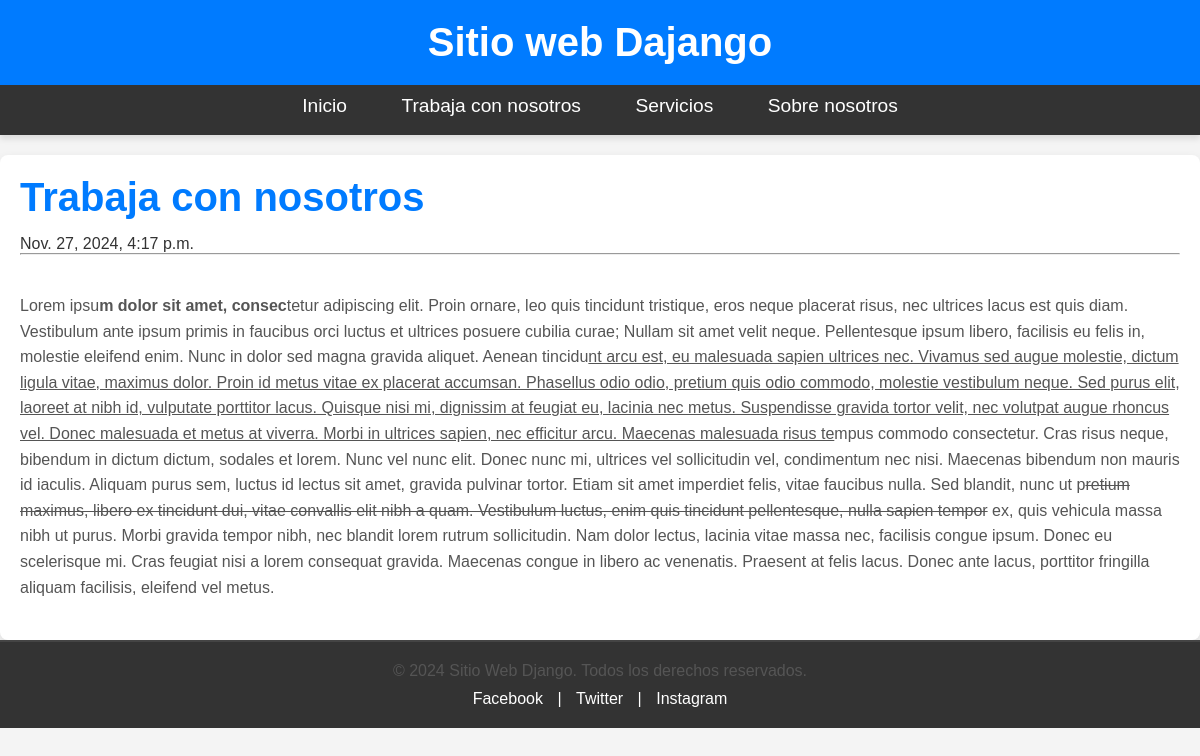
Screenshot of /pagina/trabaja-con-nosotros/ with the database file from the repository.
### pages/models.py (models this page shows, shortened)
class Page(models.Model):
    title = models.CharField(max_length=50, verbose_name='Titulo')
    content = RichTextField(verbose_name='Contenido')
    slug =  models.CharField(unique=True, max_length=150, verbose_name='URL Amigable')
    order = models.IntegerField(default=0, verbose_name='Orden')
    is_nav = models.BooleanField(default=False, verbose_name='En Navegacion')
    visible = models.BooleanField(verbose_name='Visible')
    created_at = models.DateTimeField(auto_now_add=True)
    updated_at = models.DateTimeField(auto_now=True)
    class Meta:
        verbose_name = 'Pagina'
        verbose_name_plural = 'Paginas'

### pages/views.py (the view)
# urls.py: path('pagina/<str:slug>/', pages_views.page, name="pagina"),
def page(request, slug):
    try:
        page = Page.objects.get(slug=slug, visible=True)
        return render(request, 'pages/page.html', {
            "page": page,
        })
    except Page.DoesNotExist:
        return render(request, 'pages/404.html', status=404)

### pages/context_processors.py (called while the page is built)
def get_pages(request):
    pages = Page.objects.filter(visible=True, is_nav=True).values_list('id', 'title', 'slug').order_by('order')
    return {
        'pages': pages
    }

### pages/templates/pages/page.html (shortened to what this page needs)
{% extends 'layouts/layout.html' %}
{% block content %}
    <h1>{{ page.title }}</h1>
    <span>{{ page.created_at }}</span>
    <hr>
    <br>
    <p>{{ page.content|safe }}</p>
{% endblock content %}

### mainapp/templates/layouts/layout.html (shortened to what this page needs)
<!DOCTYPE html>
<html>
    <head>
        {% load static %}
        <link rel="stylesheet" href="{% static 'css/styles.css' %}" />
    </head>
    <body>
        <header>
            <h1>Sitio web Dajango</h1>
        </header>
        <nav>
            <ul>
                <li>
                    <a href="{% url 'index' %}">Inicio</a>
                </li>
                {% for page in pages %}
                    <li>
                        <a href="{% url 'pagina' slug=page.2 %}">{{ page.1 }}</a>
                    </li>
                {% endfor %}
            </ul>
        </nav>
        <div id="content">
            {% block content %}{% endblock content %}
        </div>
        <footer id="footer">
            <div class="footer-content">
                <p>&copy; 2024 Sitio Web Django. Todos los derechos reservados.</p>
                <div class="social-media">
                    <a href="#" target="_blank" title="Facebook">Facebook</a> |
                    <a href="#" target="_blank" title="Twitter">Twitter</a> |
                    <a href="#" target="_blank" title="Instagram">Instagram</a>
                </div>
            </div>
        </footer>
    </body>
</html>

### mainapp/static/css/styles.css (style rules this page uses)
*, *::before, *::after { margin: 0; padding: 0; box-sizing: border-box; }
body { font-family: 'Arial', sans-serif; margin: 0; padding: 0; background-color: #f4f4f4; color: #333; }
header { background-color: #007bff; color: white; padding: 20px; text-align: center; }
header h1 { margin: 0; font-size: 2.5em; }
nav { background-color: #333; padding: 10px 0; }
nav ul { list-style: none; margin: 0; padding: 0; text-align: center; }
nav ul li { display: inline-block; margin-right: 20px; }
nav ul li:last-child { margin-right: 0; }
nav ul li a { color: white; text-decoration: none; font-size: 1.2em; padding: 8px 15px; transition: background-color 0.3s ease; }
header, nav { box-shadow: 0 4px 6px rgba(0, 0, 0, 0.1); }
p { margin-bottom: 1em; color: #555; }
ul, ol { margin-left: 1.5em; margin-bottom: 1em; }
li { margin-bottom: 0.5em; }
a { color: #007bff; text-decoration: none; }
header h1 { font-size: 2.5em; }
#content { background-color: #ffffff; color: #333333; padding: 20px; margin-top: 20px; border-radius: 8px; box-shadow: 0px 4px 10px rgba(0, 0, 0, 0.1); max-width: 1200px; margin-left: auto; margin-right: auto; }
#content h1, #content h2, #content h3 { color: #007bff; font-family: 'Arial', sans-serif; margin-bottom: 15px; }
#content h1 { font-size: 2.5em; }
#content p { line-height: 1.6; margin-bottom: 20px; font-size: 16px; }
#footer { background-color: #333; color: white; padding: 20px 0; text-align: center; position: relative; bottom: 0; width: 100%; }
#footer .footer-content { max-width: 1200px; margin: 0 auto; padding: 0 20px; }
#footer p { font-size: 1em; margin-bottom: 10px; }
#footer .social-media a { color: white; text-decoration: none; padding: 0 10px; }
#footer { border-top: 2px solid #444; }

### rows the page displays
Page: title "Trabaja con nosotros", created_at "Nov. 27, 2024, 4:17 p.m.", content "Lorem ipsu m dolor sit amet, consec tetur adipiscing elit. Proin ornare, leo quis tincidunt tristique, eros neque placerat risus, nec ultrices lacus est quis diam. Vestibulum ante ipsum primis in faucibus orci luctus et ultrices posuere cubilia curae; Nullam sit amet velit neque. Pellentesque ipsum libero, facilisis eu felis in, molestie eleifend enim. Nunc in dolor sed magna gravida aliquet. Aenean tincidu nt arcu est, eu malesuada sapien ultrices nec. Vivamus sed augue molestie, dictum ligula vitae, maximus dolor. Proin id metus vitae ex placerat accumsan. Phasellus odio odio, pretium quis odio commodo, molestie vestibulum neque. Sed purus elit, laoreet at nibh id, vulputate porttitor…"
Page: title "Servicios"
Page: title "Sobre nosotros"
